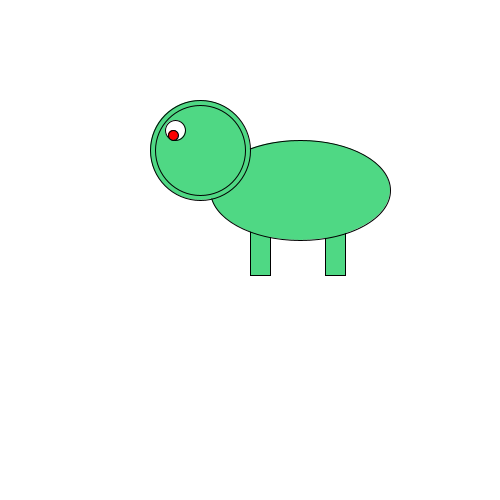
Frame 1 (no input)
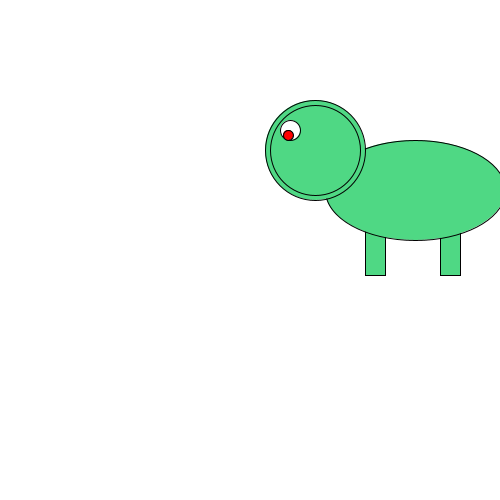
Frame 60 (the mouse pressed at the canvas centre just before this capture)
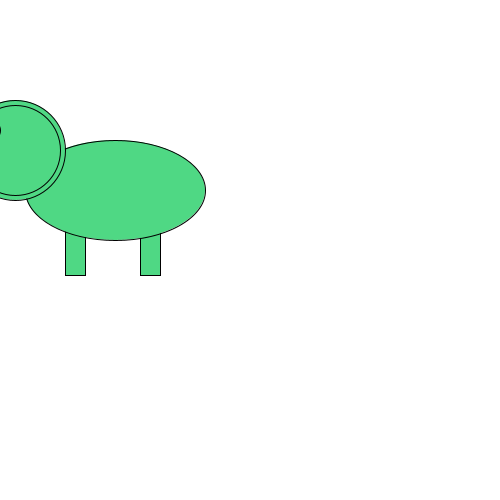
Frame 120 (the mouse held since frame 60 and released just before this capture)

The Processing sketch that drew these frames (run headless with seeded random() and noise(); from frame 60 on, the mouse is pressed at the canvas centre):

// Processing sketch: processing_128609
// ── processing_128609.pde

int monsterX;
int monsterY;

int richting;
int teller;

boolean test;

void setup() {

  size(500, 500);
  monsterX = 300;
  monsterY = 190;
  richting = 5;
  teller = 0;
  test = true;
}

void draw() {
  background(255, 255, 255);
    
  //legs
    if(test == true){
  fill(79, 216, 132);
  }
  else if(test == false){
  fill(189,229,206);
  }
  stroke(0);
  rect(monsterX-50, monsterY+35, 20, 50);

  stroke(0);
  rect(monsterX+25, monsterY+35, 20, 50);
  
  //body
  stroke(0);
  ellipseMode(CENTER);
  ellipse(monsterX, monsterY, 180, 100);

  //head
  
  stroke(0);
  ellipseMode(CENTER);
  ellipse(monsterX-100, monsterY-40, 100, 100);

  stroke(0);
  ellipseMode(CENTER);
  ellipse(monsterX-100, monsterY-40, 90, 90);

  fill(255, 255, 255);
  ellipseMode(CENTER);
  ellipse(monsterX-125, monsterY-60, 20, 20);

  fill(0);
  ellipseMode(CENTER);
  ellipse(monsterX-127, monsterY-55, 9, 9);

  fill(255, 0, 0);
  ellipseMode(CENTER);
  ellipse(monsterX-127, monsterY-55, 10, 10);

  monsterX = monsterX + richting;

   if(monsterX > 500){
   richting = -richting;
   teller = teller +1;
   }
   
   if (monsterX < 0){
   richting = -richting;
   teller = teller +1;
   }
   
   if (teller == 10){
   teller = 0;
   test = !test;
   }
   
   println(test);
   
}  
